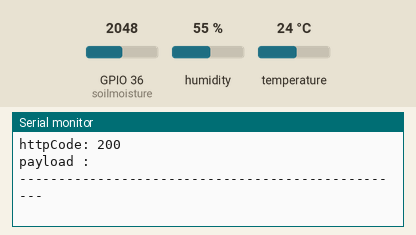
Bench run of a sketch on a simulated ESP32. On the bench: the last lines printed to the serial monitor. The inputs (shaded band) are chosen by the test bench; at power-on: GPIO 36 (soilmoisture) = 2048, humidity 55 %, temperature 24 °C. WiFi joins after 1.5 s; servers stay silent unless stated; uploads are accepted with an empty reply.

Above: at 3.7 s.
3.8 s: GPIO 36 (soilmoisture) set to 1228
At 8.16 s:
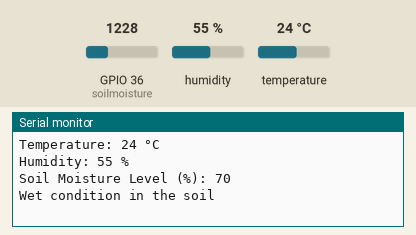
9.9 s: humidity set to 22 %
At 13.74 s:
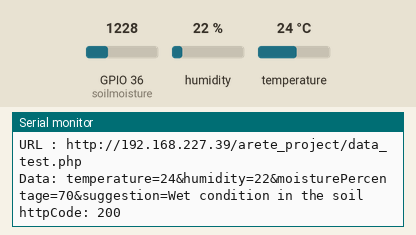
16.0 s: temperature set to 12 °C
At 19.01 s:
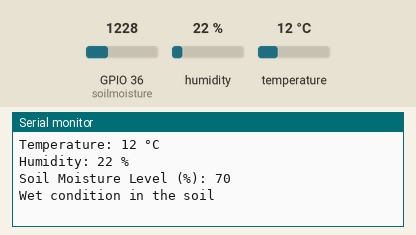
22.1 s: GPIO 36 (soilmoisture) set to 491
At 24.43 s:
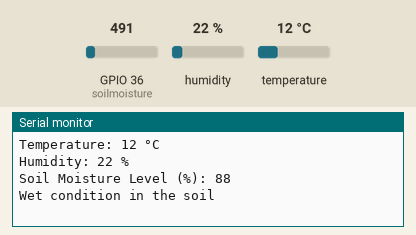
28.2 s: humidity set to 40 %
At 29.86 s:
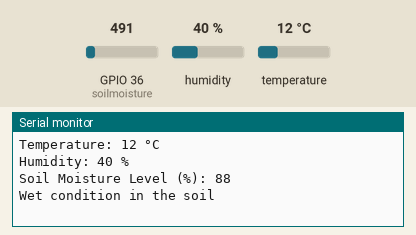
Timing chart, 0 to 31.4 s (numbered marks = the images above; inputs shaded):
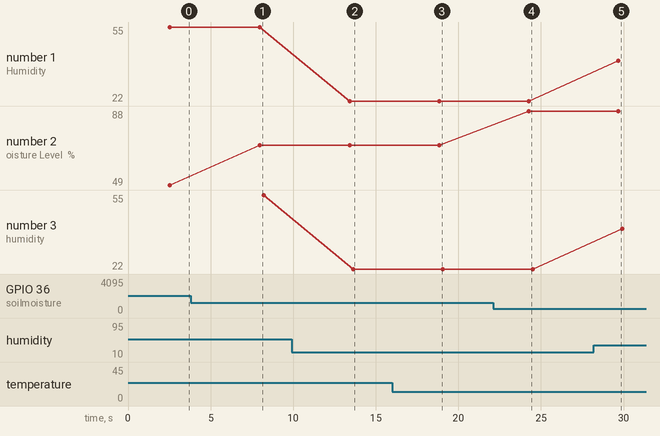

The sketch:

arete_esp32.ino
```cpp
/*************************************************************************************************

 ***********************************************************************************************/

#include <WiFi.h>
#include <HTTPClient.h>

#include <DHT.h>
#define DHTPIN 4
#define DHTTYPE DHT11
DHT dht11(DHTPIN, DHTTYPE);

String URL = "http://192.168.227.39/arete_project/data_test.php";

const char* ssid = "Kenny";
const char* password = "0719827762Raphael";


int temperature = 0;
int humidity = 0;
int soilmoisture = A0; // Analog pin for soil moisture sensor
String suggestion;
int moisturePercentage;


void setup() {
  Serial.begin(9600);

  dht11.begin();

  connectWiFi();
}

void loop() {
  if(WiFi.status() != WL_CONNECTED) {
    connectWiFi();
  }

  Load_DHT11_Data();
  String postData = "temperature=" + String(temperature) + "&humidity=" + String(humidity) + "&moisturePercentage=" + String(moisturePercentage) + "&suggestion=" + suggestion;


  HTTPClient http;
  http.begin(URL);
  http.addHeader("Content-Type", "application/x-www-form-urlencoded");

  int httpCode = http.POST(postData);
  String payload = "";

  if(httpCode > 0) {
    // file found at server
    if(httpCode == HTTP_CODE_OK) {
      String payload = http.getString();
      Serial.println(payload);
    } else {
      // HTTP header has been send and Server response header has been handled
      Serial.printf("[HTTP] GET... code: %d\n", httpCode);
    }
  } else {
    Serial.printf("[HTTP] GET... failed, error: %s\n", http.errorToString(httpCode).c_str());
  }

  http.end();  //Close connection

  Serial.print("URL : "); Serial.println(URL);
  Serial.print("Data: "); Serial.println(postData);
  Serial.print("httpCode: "); Serial.println(httpCode);
  Serial.print("payload : "); Serial.println(payload);
  Serial.println("--------------------------------------------------");
  delay(5000);
}


void Load_DHT11_Data() {
  //-----------------------------------------------------------
  temperature = dht11.readTemperature(); //Celsius
  humidity = dht11.readHumidity();
  int soilMoistureLevel = analogRead(soilmoisture);
  //-----------------------------------------------------------
  // Check if any reads failed.
  if (isnan(temperature) || isnan(humidity)) {
    Serial.println("Failed to read from DHT sensor!");
    temperature = 0;
    humidity = 0;
  }
  //-----------------------------------------------------------
  Serial.printf("Temperature: %d °C\n", temperature);
  Serial.printf("Humidity: %d %%\n", humidity);

  // Map the soil moisture level to a range from 0 to 100
  moisturePercentage = map(soilMoistureLevel, 4095, 0, 0, 100);

  Serial.print("Soil Moisture Level (%): ");
  Serial.println(moisturePercentage);

  if (moisturePercentage >= 50) {
    suggestion = "Wet condition in the soil";

    Serial.println(suggestion); // Print a message
  } else {
    suggestion = "Dry condition, Turn on a Pump";
    Serial.println(suggestion); // Print a message
  }
}


void connectWiFi() {
  WiFi.mode(WIFI_OFF);
  delay(1000);
  //This line hides the viewing of ESP as wifi hotspot
  WiFi.mode(WIFI_STA);

  WiFi.begin(ssid, password);
  Serial.println("Connecting to WiFi");

  while (WiFi.status() != WL_CONNECTED) {
    delay(500);
    Serial.print(".");
  }

  Serial.print("connected to : "); Serial.println(ssid);
  Serial.print("IP address: "); Serial.println(WiFi.localIP());
}
```

Measured:
- after the input at 3.8 s, the serial monitor: prints a new line after 4.2 s (image 1)
- after the input at 9.9 s, the serial monitor: prints a new line after 3.5 s (image 2)
- after the input at 16.0 s, the serial monitor: prints a new line after 2.8 s (image 3)
- after the input at 22.1 s, the serial monitor: prints a new line after 2.2 s (image 4)
- after the input at 28.2 s, the serial monitor: prints a new line after 1.5 s (image 5)
- plotted number 1: 55 → 22 after the input at 9.9 s, 22 → 40 after the input at 28.2 s
- plotted number 2: 49 → 70 after the input at 3.8 s, 70 → 88 after the input at 22.1 s
- plotted number 3: 55 → 22 after the input at 9.9 s, 22 → 40 after the input at 28.2 s
